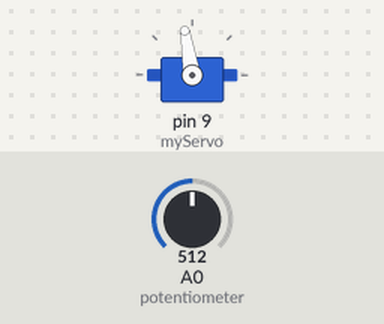
Simulated run of this sketch. Board: Arduino Uno, built with avr-gcc and run on an emulated ATmega328P. Parts: servo. The test bench sets the inputs (shaded band); at power-on: A0 (potentiometer) = 512.

Above: at 1.2 s.
1.3 s: A0 (potentiometer) set to 306
At 2.2 s:
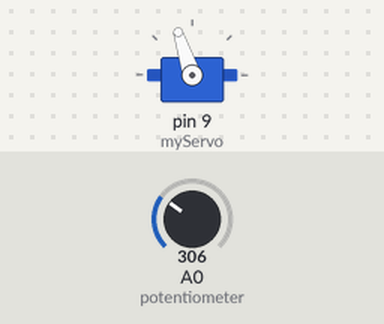
2.8 s: A0 (potentiometer) set to 0
At 3.4 s:
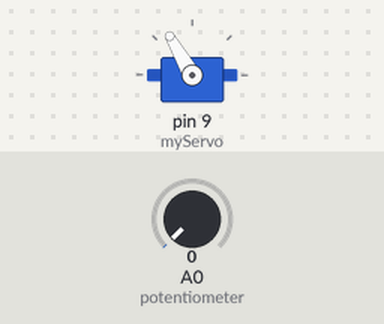
Timing chart, 0 to 5.8 s (numbered marks = the images above; inputs shaded):
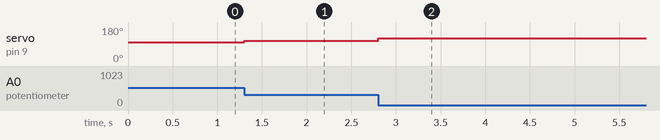

The sketch:

servoLab.ino
```cpp
#include <Servo.h>

int potPosition;           //this variable will store the position of the potentiometer
int servoPosition;         //the servo will move to this position

Servo myServo;

void setup() {
  // put your setup code here, to run once:
  myServo.attach(9);        //tell the servo object that its servo is plugged into pin 9

}

void loop() {
  // put your main code here, to run repeatedly:


  potPosition = analogRead(A0);                     //use analog read to measure the position of the potentiometer (0-1023)

  servoPosition = map(potPosition, 1023, 0, 80, 120); //convert the potentiometer number to a servo position from 20-160
                                                      //Note: its best to avoid driving the little SIK servos all the
                                                      //way to 0 or 180 degrees it can cause the motor to jitter, which is bad for the servo.

  myServo.write(servoPosition);
}
```

Measured:
- after the input at 1.3 s, servo on pin 9 (myServo): 99° → 108° at once
- after the input at 2.8 s, servo on pin 9 (myServo): 108° → 120° at once
